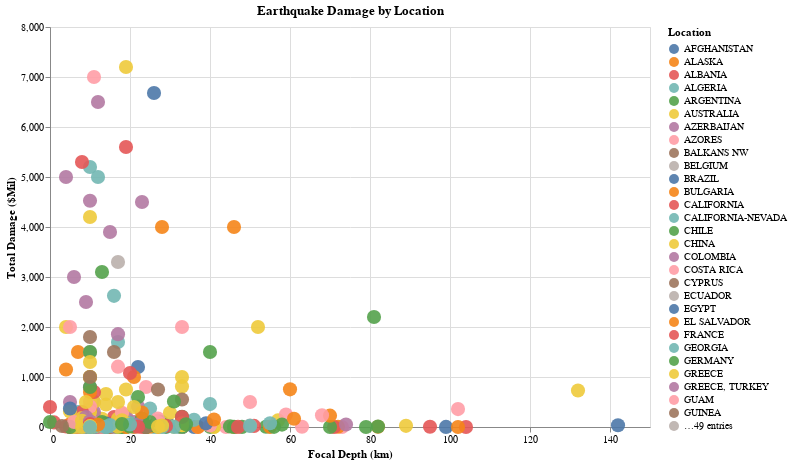

Notebook cell for this chart:
### Markdown cell above
The chart comparing depth with injuries is more or less the same, and there is heavy clustering in the bottom left corner. This chart also does not show a strong correlation.

### Code cell
noaa_depth_damage = noaa_depth[noaa_depth['Total Damage ($Mil)'].notnull()]
filtered = noaa_depth_damage[noaa_depth_damage['Total Damage ($Mil)'] < 8000]
filtered = filtered[filtered['Focal Depth (km)'] < 150]
alt.Chart(filtered).mark_circle(filled=True, 
                                size=200, 
                                opacity=0.9, 
                                color='tableau20').encode(
    x=alt.X('Focal Depth (km)', title='Focal Depth (km)', scale=alt.Scale(domain=(0,150))),
    y=alt.Y('Total Damage ($Mil)', title='Total Damage ($Mil)', scale=alt.Scale(domain=(0,8000))),
    color=alt.Color('Location', legend=alt.Legend(title='Location')),
    tooltip=['Location', 'Focal Depth (km)', 'Total Damage ($Mil)']
).configure_axis(
    tickCount=10
).properties(
    title='Earthquake Damage by Location',
    width=600,
    height=400
).interactive()

### Figure 1 — Vega-Lite specification as saved in the notebook (floating-point values rounded to 4 significant figures; data arrays with more than 128 entries replaced by an {"elided": "..."} marker saying what was removed)
{"config": {"view": {"continuousWidth": 400, "continuousHeight": 300}, "axis": {"tickCount": 10}}, "data": {"name": "data-686d8350b7ede1e287177b749203737e"}, "mark": {"type": "circle", "color": "tableau20", "filled": true, "opacity": 0.9, "size": 200}, "encoding": {"color": {"type": "nominal", "field": "Location", "legend": {"title": "Location"}}, "tooltip": [{"type": "nominal", "field": "Location"}, {"type": "quantitative", "field": "Focal Depth (km)"}, {"type": "quantitative", "field": "Total Damage ($Mil)"}], "x": {"type": "quantitative", "field": "Focal Depth (km)", "scale": {"domain": [0, 150]}, "title": "Focal Depth (km)"}, "y": {"type": "quantitative", "field": "Total Damage ($Mil)", "scale": {"domain": [0, 8000]}, "title": "Total Damage ($Mil)"}}, "height": 400, "title": "Earthquake Damage by Location", "width": 600, "$schema": "https://vega.github.io/schema/vega-lite/v4.8.1.json", "datasets": {"data-686d8350b7ede1e287177b749203737e": {"elided": "330 records"}}}
